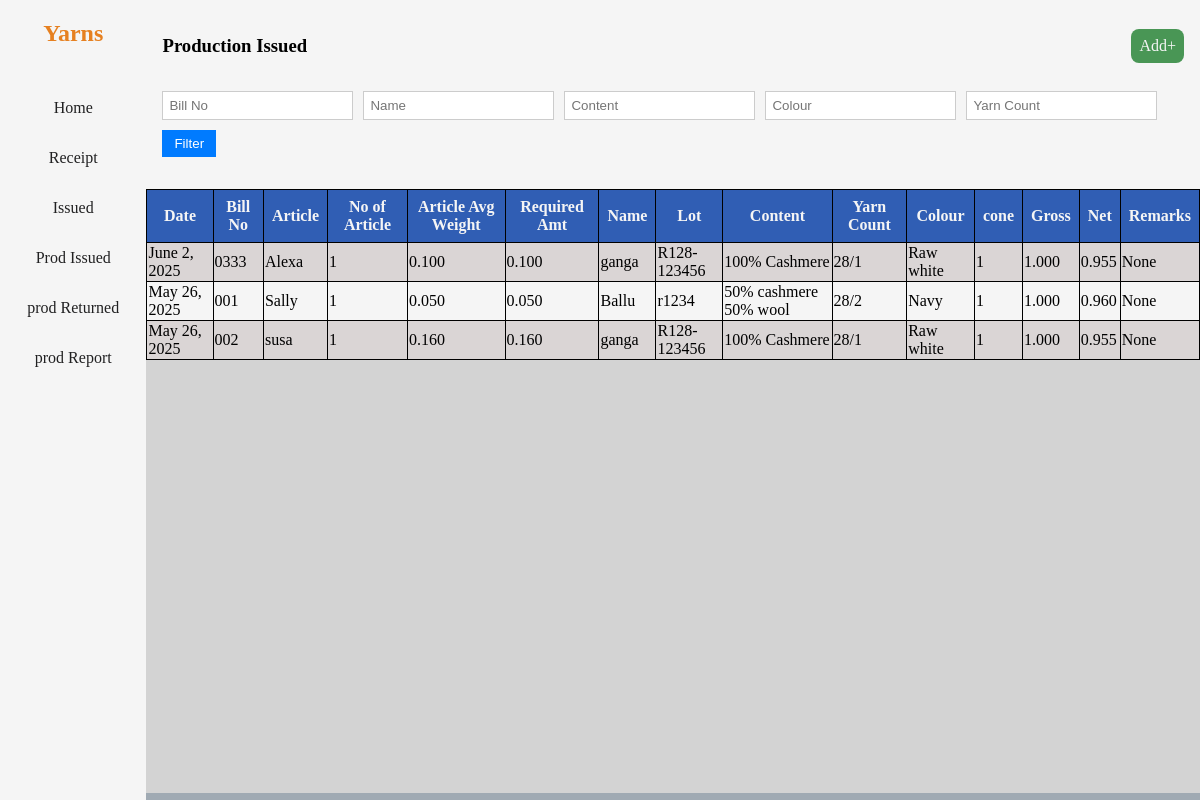
/production_issued/, run on the app's committed database.
### stock/models.py (models this page shows, shortened)
class CommonInfo(models.Model):
    date = models.DateField(auto_now_add=True)
    bill_no = models.CharField(max_length=50)
    name = models.CharField(max_length=50)
    yarn_lot = models.CharField(max_length=50)
    content = models.CharField(max_length=50)
    yarn_count = models.CharField(max_length=50)
    colour = models.CharField(max_length=50, null=True)
    no_of_cones = models.PositiveIntegerField()
    avg_cone_weight = models.DecimalField(max_digits=10, decimal_places=3)
    gross_weight = models.DecimalField(max_digits=10, decimal_places=3)
    net_weight = models.DecimalField(max_digits=6, decimal_places=3, editable=False, null=True)
    remarks = models.CharField(max_length=50, null=True, default="", blank=True)
    class Meta:
        abstract = True

class Production_Issued(CommonInfo, models.Model):
    article = models.CharField(max_length=50)
    no_of_article = models.PositiveIntegerField()
    average_weight_of_article = models.DecimalField(max_digits=10, decimal_places=3)
    required_weight_for_prod = models.DecimalField(max_digits=10, decimal_places=3, editable=False, null=True)

### stock/views.py (the view)
# urls.py: path('production_issued/', views.production_issued, name='production_issued'),
def production_issued(request):
    datas = Production_Issued.objects.all().order_by('-date')
    bill_no = request.GET.get('bill_no')
    name = request.GET.get('name')
    content = request.GET.get('content')
    colour = request.GET.get('colour')
    yarn_count = request.GET.get('yarn_count')
    if bill_no:
        datas = datas.filter(bill_no__icontains=bill_no)
    if name:
        datas = datas.filter(name__icontains=name)
    if content:
        datas = datas.filter(content__iexact=content)
    if yarn_count:
        datas = datas.filter(yarn_count__iexact=yarn_count)
    if colour:
        datas = datas.filter(colour__icontains=colour)
    if request.method == 'POST':
        form = Production_Issued_Form(request.POST)
        if form.is_valid():
            data = form.save(commit= False)
            data.save()
            return redirect('production_issued')
    else:
        form = Production_Issued_Form()
    context = {
        'form': form,
        'datas': datas,
        'filters': {
            'bill_no': bill_no or '',
            'name': name or '',
            'content': content or '',
            'colour': colour or '',
            'yarn_count': yarn_count or '',
        }
    }
    return render(request, 'production_issued.html', context)

### stock/forms.py
class Production_Issued_Form(ModelForm):
    class Meta:
        model = Production_Issued
        fields = '__all__'

### stock/templates/production_issued.html (shortened to what this page needs)
{% extends 'base.html' %}
{% block heading %}Production Issued{% endblock %}
{% block addbutton %}<div class="add-button">Add+</div>{% endblock %}
{% block filter %}
  <form method="get" class="filter-form">
    <input type="text" name="bill_no" placeholder="Bill No" value="{{ filters.bill_no }}">
    <input type="text" name="name" placeholder="Name" value="{{ filters.name }}">
    <input type="text" name="content" placeholder="Content" value="{{ filters.content }}">
    <input type="text" name="colour" placeholder="Colour" value="{{ filters.colour }}">
    <input type="text" name="yarn_count" placeholder="Yarn Count" value="{{ filters.yarn_count }}">
    <button type="submit">Filter</button>
</form>
{% endblock %}
{% block table %}
<table>
  <thead>
    <tr>
            <th>Date</th>
            <th>Bill No</th>
            <th>Article</th>
            <th>No of Article</th>
            <th>Article Avg Weight</th>
            <th>Required Amt</th>
            <th>Name</th>
            <th>Lot</th>
            <th>Content</th>
            <th>Yarn Count</th>
            <th>Colour</th>
            <th>cone</th>
            <th>Gross</th>
            <th>Net</th>
            <th>Remarks</th>
        </tr>
  </thead>
  <tbody>
    {% for data in datas %}
        <tr class="clickable-row" data-href="{% url 'production_issued_edit' data.id %}" tabindex="0">
            <td>{{ data.date }}</td>
            <td>{{ data.bill_no }}</td>
            <td>{{ data.article }}</td>
            <td>{{ data.no_of_article }}</td>
            <td>{{ data.average_weight_of_article }}</td>
            <td>{{ data.required_weight_for_prod }}</td>
            <td>{{ data.name }}</td>
            <td>{{ data.yarn_lot }}</td>
            <td>{{ data.content }}</td>
            <td>{{ data.yarn_count }}</td>
            <td>{{ data.colour }}</td>
            <td>{{ data.no_of_cones }}</td>
            <td>{{ data.gross_weight }}</td>
            <td>{{ data.net_weight }}</td>
            <td>{{ data.remarks }}</td>
        </tr>
        {% endfor %}
  </tbody>
    </table>
{% endblock %}

### templates/base.html (style rules this page uses)
body { padding: 0; margin: 0; display: flex; flex-direction: row; background-color: rgb(160, 170, 179); }
.add-button { background-color: rgb(73, 150, 85); padding: .5rem; border-radius: .5rem; color: whitesmoke; }
thead th { position: sticky; top: 0; background-color: rgb(48, 94, 180); color: white; z-index: 2; padding: 0.5rem; }
table { width: 100%; background-color: whitesmoke; }
table th { background-color: rgb(48, 94, 180); color: whitesmoke; position: sticky; }
table, th, td { border: solid 1px black; border-collapse: collapse; }
table tr { cursor: pointer; }
table tr:nth-child(odd) { background-color: rgb(218, 213, 213); }
.filter-form { margin: 1rem 0; display: flex; flex-wrap: wrap; gap: 10px; }
.filter-form input, .filter-form select { padding: 6px; border: 1px solid #ccc; }
.filter-form button { padding: 6px 12px; background-color: #007bff; color: white; border: none; cursor: pointer; }

### data on the page
Production_Issued: date "June 2, 2025", bill_no "0333", article "Alexa", no_of_article "1", average_weight_of_article "0.100", required_weight_for_prod "0.100", name "ganga", yarn_lot "R128-123456", content "100% Cashmere", yarn_count "28/1", colour "Raw white", no_of_cones "1", gross_weight "1.000", net_weight "0.955", remarks "None"
Production_Issued: date "May 26, 2025", bill_no "001", article "Sally", no_of_article "1", average_weight_of_article "0.050", required_weight_for_prod "0.050", name "Ballu", yarn_lot "r1234", content "50% cashmere 50% wool", yarn_count "28/2", colour "Navy", no_of_cones "1", gross_weight "1.000", net_weight "0.960", remarks "None"
Production_Issued: date "May 26, 2025", bill_no "002", article "susa", no_of_article "1", average_weight_of_article "0.160", required_weight_for_prod "0.160", name "ganga", yarn_lot "R128-123456", content "100% Cashmere", yarn_count "28/1", colour "Raw white", no_of_cones "1", gross_weight "1.000", net_weight "0.955", remarks "None"
